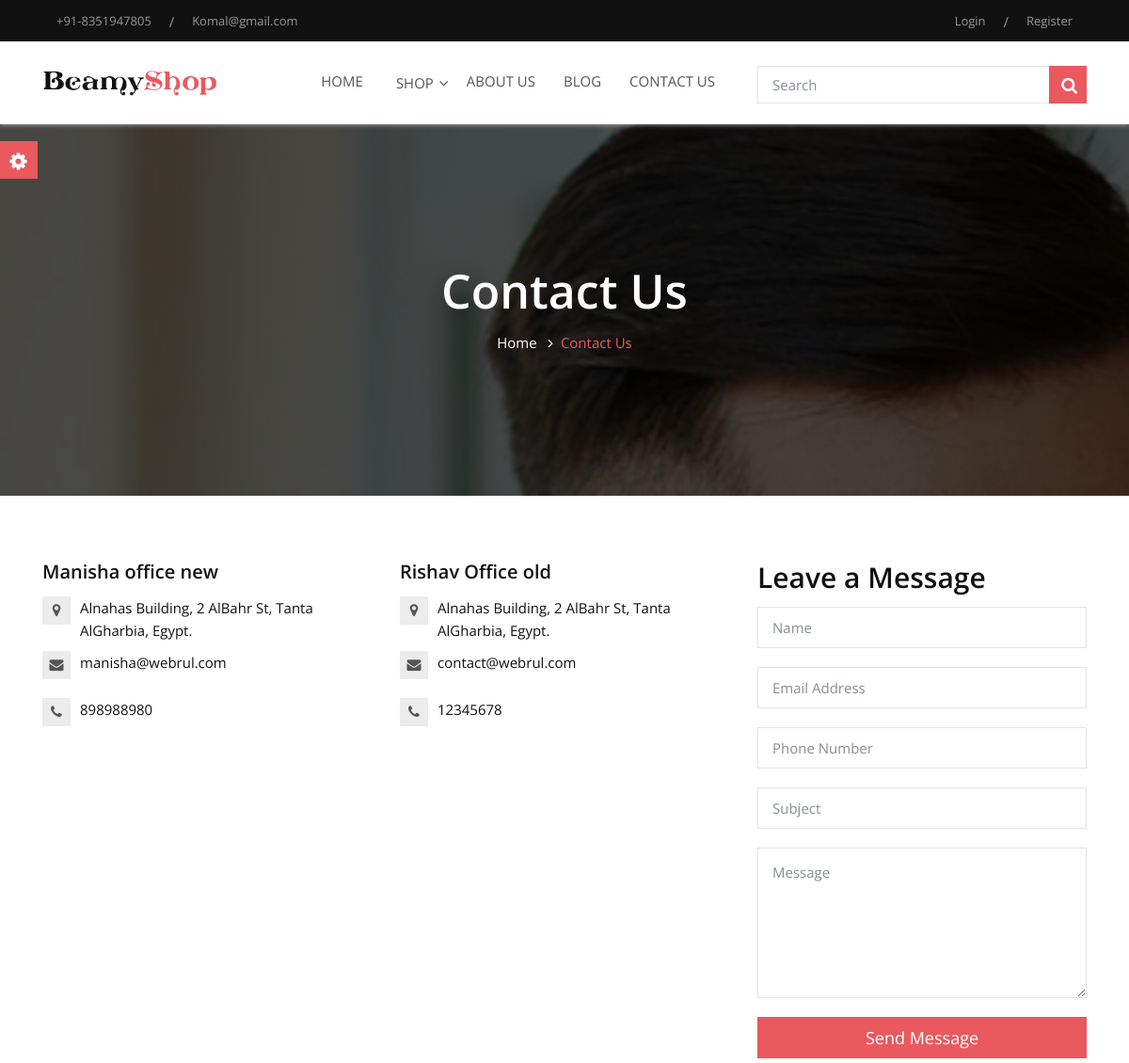
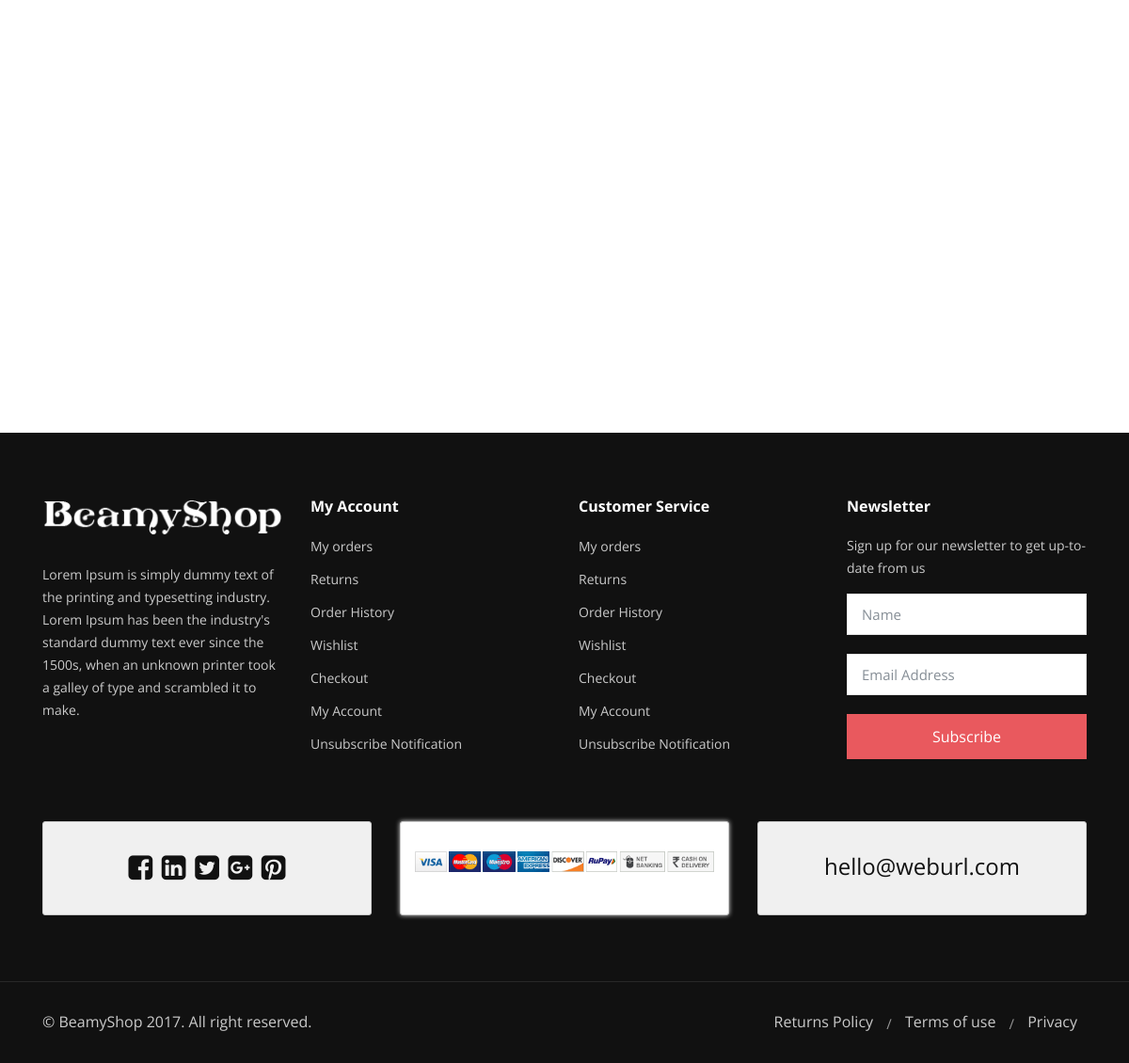
The page /contact.php on the database its author committed (2 pictures, top to bottom).
### tables this page shows
CREATE TABLE `logo` (
  `lid` int(11) NOT NULL,
  `ltitle` varchar(255) NOT NULL,
  `iimage` text NOT NULL
);

CREATE TABLE `contactus` (
  `coid` int(11) NOT NULL,
  `cotitle` varchar(255) NOT NULL,
  `coaddress` varchar(255) NOT NULL,
  `colocation` varchar(255) NOT NULL,
  `comobilenumber` int(12) NOT NULL,
  `cophonenumber` int(40) NOT NULL,
  `coemailid` varchar(255) NOT NULL,
  `cofacebook` varchar(255) NOT NULL,
  `coyoutube` varchar(255) NOT NULL,
  `coinstagram` varchar(255) NOT NULL
);

### contact.php (the view, shortened to what this page needs)
<?php include('header.php')?>
    <section class="parallex-bg page_banner contact_banner1">
      <div class="dark-overlay"></div>
      <div class="container div_zindex white-text">
        <h1>Contact Us</h1>
        <ol class="breadcrumb">
          <li class="breadcrumb-item"><a href="#">Home</a></li>
          <li class="breadcrumb-item active">Contact Us</li>
        </ol>
      </div>
    </section>
    <section class="section_padding contact1">
      <div class="container">
        <div class="row">
          <div class="col-lg-8">
            <div class="row">
<?php
$sql=mysqli_query($con,"select * from `contactus`");
while($rec=mysqli_fetch_array($sql))
{
 ?>
              <div class="col-lg-6">
                <h4><?=$rec['cotitle'];?></h4>
                <ul class="contact_list">
                  <li><i class="fa fa-map-marker" aria-hidden="true"></i>
                    <?=$rec['coaddress'];?>
                  </li>
                  <li><i class="fa fa-envelope" aria-hidden="true"></i><a href="mailto:<?=$rec['coemailid'];?>"><?=$rec['coemailid'];?></a></li>
                  <li><i class="fa fa-phone" aria-hidden="true"></i><?=$rec['comobilenumber'];?></li>
                </ul>
              </div>
<?php } ?>
            </div>
          </div>
          <div class="col-lg-4">
            <h2 class="block_title">Leave a Message</h2>
            <form method="post">
              <div class="form-group">
                <input type="text" name="name" class="form-control" required="" placeholder="Name">
              </div>
              <div class="form-group">
                <input type="email" name="email"  class="form-control" required="" placeholder="Email Address">
              </div>
              <div class="form-group">
                <input type="text" name="phone"class="form-control" required="" placeholder="Phone Number">
              </div>
              <div class="form-group">
                <input type="text" name="subject" class="form-control" required="" placeholder="Subject">
              </div>
              <div class="form-group">
                <textarea name="message" class="form-control" required="" placeholder="Message"></textarea>
              </div>
              <input type="submit" name="sub" value="Send Message"class="btn w-100">
            </form>
          </div>
        </div>
      </div>
    </section>
    <div class="contact_map">
      <div class="map">
        <iframe src="https://www.google.com/maps/embed?pb=!1m18!1m12!1m3!1d13907989.984408803!2d67.09748625000003!3d31.674749699999996!2m3!1f0!2f0!3f0!3m2!1i1024!2i768!4f13.1!3m3!1m2!1s0x391b1f3561f6762f%3A0xacdccad21a5e7d2!2sDr+B+R+Ambedkar+Government+Polytechnic+College!5e0!3m2!1sen!2sin!4v1564121668966!5m2!1sen!2sin" width="100%" height="450" frameborder="0" style="border:0" allowfullscreen></iframe>
      </div>
    </div>
    <?php include('footer.php'); ?>

### header.php (shortened to what this page needs)
<?php include("database.php"); ?>
<!DOCTYPE HTML>
<html lang="en">
  <head>
    <link href="assets/css/font-awesome.min.css" rel="stylesheet">
    <link rel="stylesheet" href="assets/css/bootstrap.css" type="text/css">
    <link rel="stylesheet" href="assets/css/animate.css" type="text/css">
    <link rel="stylesheet" href="assets/css/owl.carousel.css" type="text/css">
    <link rel="stylesheet" href="assets/css/flexslider.css" type="text/css">
    <link rel="stylesheet" href="assets/css/style.css" type="text/css">
    <link rel="stylesheet" href="assets/css/media-responsive.css" type="text/css">
    <link rel="stylesheet" id="switcher-css" type="text/css" href="assets/switcher/css/switcher.css" media="all"/>
    <link rel="alternate stylesheet" type="text/css" href="assets/switcher/css/light-red.css" title="light-red" media="all" data-default-color="true"/>
    <link rel="alternate stylesheet" type="text/css" href="assets/switcher/css/blue.css" title="blue" media="all"  />
    <link rel="alternate stylesheet" type="text/css" href="assets/switcher/css/pink.css" title="pink" media="all"/>
    <link rel="alternate stylesheet" type="text/css" href="assets/switcher/css/orange.css" title="orange" media="all" />
    <link rel="alternate stylesheet" type="text/css" href="assets/switcher/css/green.css" title="green" media="all" />
    <link rel="alternate stylesheet" type="text/css" href="assets/switcher/css/red.css" title="red" media="all" />
    <link rel="alternate stylesheet" type="text/css" href="assets/switcher/css/purple.css" title="purple" media="all" />
  </head>
  <body>
    <div class="switcher-wrapper">
      <div class="demo_changer">
        <div class="demo-icon customBgColor"><i class="fa fa-cog fa-spin fa-2x"></i></div>
        <div class="form_holder">
          <div class="row">
            <div class="col-lg-12">
            </div>
          </div>
        </div>
      </div>
    </div>
    <header class="header header_style1">
      <div class="secondary_bg top_bar">
        <div class="container">
          <div class="row">
            <div class="col-lg-6 col-md-6">
              <div class="top_left_menu">
                <ul>
                  <li><a href="contact-1.html">+91-8351947805</a></li>
                  <li class="divider_line">/</li>
                  <li><a href="#">Komal@gmail.com</a></li>
                </ul>
              </div>
            </div>
            <div class="col-lg-6 col-md-6">
              <div class="top_right_menu pull-right">
                <ul class="login_register">
                  <?php
                if(@$_SESSION['ses']=="abc123")
                {
                  echo '<li><a href="logout.php" data-toggle="model" data-target="">Log-out</a></li>';
                 } else{?>
                  <li><a href="#" data-toggle="modal" data-target="#login">Login</a></li>
                <?php } ?>
                  <li class="divider_line">/</li>
                  <li><a href="#" data-toggle="modal" data-target="#register"> Register</a></li>
                </ul>
              </div>
            </div>
          </div>
        </div>
      </div>
      <div class="top_menu">
        <div class="container">
          <div class="row">
            <div class="col-lg-8">
              <nav class="navbar navbar-expand-lg navbar-light bg-light">
                <div class="logo"> <a class="navbar-brand" href="index.php">
<?php
$ab=mysqli_query($con,"select * from `logo`");
$abc=mysqli_fetch_array($ab);
?>
<img src="admin/images/logo/<?=$abc['iimage'];?>" alt="image">
                </a> </div>
                <div class="collapse navbar-collapse" id="navbarSupportedContent">
                  <ul class="navbar-nav mr-auto">
                    <li class="active"><a class="dropdown-item" href="index.php">HOME</a></li>
                    <li class="nav-item dropdown">
                      <a class="nav-link dropdown-toggle" href="index.php" id="navbarDropdownMenuPage" data-toggle="dropdown" aria-haspopup="true" aria-expanded="false">Shop</a> <span class="arrow"></span>
                    </li>
                    <li><a class="dropdown-item" href="about-us.php">ABOUT US</a></li>
                    <li><a class="dropdown-item" href="blog-grid-right.php">BLOG</a></li>
                    <li><a class="dropdown-item" href="contact.php">CONTACT US</a></li>
                  </ul>
                </div>
              </nav>
            </div>
            <div class="col-lg-4">
              <div class="top_search">
                <form>
                  <div class="form-group">
                    <input type="text" class="form-control" placeholder="Search">
                    <button type="submit" class="btn search-btn"><i class="fa fa-search" aria-hidden="true"></i></button>
                  </div>
                </form>
              </div>
            </div>
          </div>
        </div>
      </div>
    </header>

### assets/switcher/css/switcher.css (style rules this page uses)
.demo_changer { z-index: 1001; position: fixed; left: -71px; top: 150px; font-weight: 400 !important; }
.demo_changer, .demo_changer p { color: #545454 !important; }
.demo_changer i { color: #fff; font-size: 21px; }
.demo_changer .demo-icon { background:#E9595E; border-style: solid solid solid none; border-width: 1px 1px 1px 0px; border-color: #ddd; cursor: pointer; text-align: center; padding: 2px; float: right; height:40px; line-height: 40px; width: 40px; }
.demo_changer .form_holder { background: #ffffff; border: 1px solid #ddd; border-radius: 0; cursor: pointer; float: right; font-size: 12px; padding: 6px; width: 71px; }

### assets/switcher/css/light-red.css (style rules this page uses)
a, .btn-link, .car-title-m h6 a:hover, .featured-car-content > h6 a:hover, .footer-top ul li a:hover, .get-intouch a:hover, .blog-content h5 a:hover, .blog-info-box li a:hover, .control-label span, .angle_arrow i, .contact_detail li a:hover, .team_more_info p a:hover, .error_text_m h2, .search_btn, .popular_post_title a:hover, .categories_list ul li a:hover, .categories_list ul li a:hover:after, .article_meta ul li a:hover, .articale_header h2 a:hover, .btn.outline, .share_article ul li, .contact-info a:hover, .social-follow a:hover, .radio input[type=radio]:checked + label:before, .checkbox input[type=checkbox]:checked + label:before, .product-listing-content h5 a:hover, .pricing_info .price, .product-column-info .price, .text-primary, .footer_widget ul li a:hover, .header_search button:hover, .header_widgets a:hover, .navbar-default .navbar-nav > li.active a, .navbar-default .navbar-nav > li:focus a, .navbar-default .navbar-nav > li:hover a, .navbar-default .navbar-nav > .active > a:hover, .navbar-default .navbar-nav > .open > a, .navbar-default .navbar-nav > .open > a:focus, .navbar-default .navbar-nav > .open > a:hover, .my_vehicles_list ul.vehicle_listing li a:hover, .dealer_contact_info a:hover, .widget_heading i, .dealers_listing .dealer_info h5 a:hover, .main_features ul li p, .listing_detail_head .price_info p, .listing_other_info button:hover, .compare_info table td i, .compare_info table th i, #accessories i, .price, .inventory_info_list ul li i, .services_info h4 a:hover, .about_info .icon_box, .btn.white_outline:hover, .btn.white_outline:focus, .breadcrumb-item.active, .clients_footer:after, .checkout-total td, .cart-subtotal, .cart_final_total, .product-subtotal, .card .card-header a { color:#E9595E; fill: #E9595E; }
.btn, .nav-tabs > li.active > a, .nav-tabs > li.active > a:focus, .nav-tabs > li.active > a:hover, .recent-tab .nav.nav-tabs li.active a, .fun-facts-m, .featured-icon, .owl-pagination .owl-page.active, #testimonial-slider .owl-pagination .owl-page.active, .social-follow.footer-social a:hover, .back-top a, .team_more_info ul li a:hover, .tag_list ul li a:hover, .pagination ul li.current, .pagination ul li:hover, .btn.outline:hover, .btn.outline:focus, .share_article ul li:hover, .nav-tabs > li a:hover, .nav-tabs > li a:focus, .label-icon, .navbar-default .navbar-toggle .icon-bar, .navbar-default .navbar-toggle:focus, .navbar-default .navbar-toggle:hover, .label_icon, .add_compare .checkbox, .search_other, .vs, .td_divider, .search_other_inventory, #other_info, .main_bg, .slider .slider-handle, .slider .slider-selection, .primary-bg, .off, .member_social_info ul li a:hover, .custom-control-input:checked ~ .custom-control-indicator, .col_theme, input[type="submit"], .page-item.active .page-link, .product-price .discount, #detail_slider2 .flex-direction-nav a:hover:before, .list_quick_view a:hover, .demo_changer .demo-icon { background-color: #E9595E; fill: #E9595E; border-color:#E9595E; }

### rows shown on the page
logo: iimage (picture)
contactus: cotitle "Manisha office new", coaddress "Alnahas Building, 2 AlBahr St, Tanta AlGharbia, Egypt.", coemailid "manisha@webrul.com", comobilenumber "898988980"
contactus: cotitle "Rishav Office old", coaddress "Alnahas Building, 2 AlBahr St, Tanta AlGharbia, Egypt.", coemailid "contact@webrul.com", comobilenumber "12345678"
